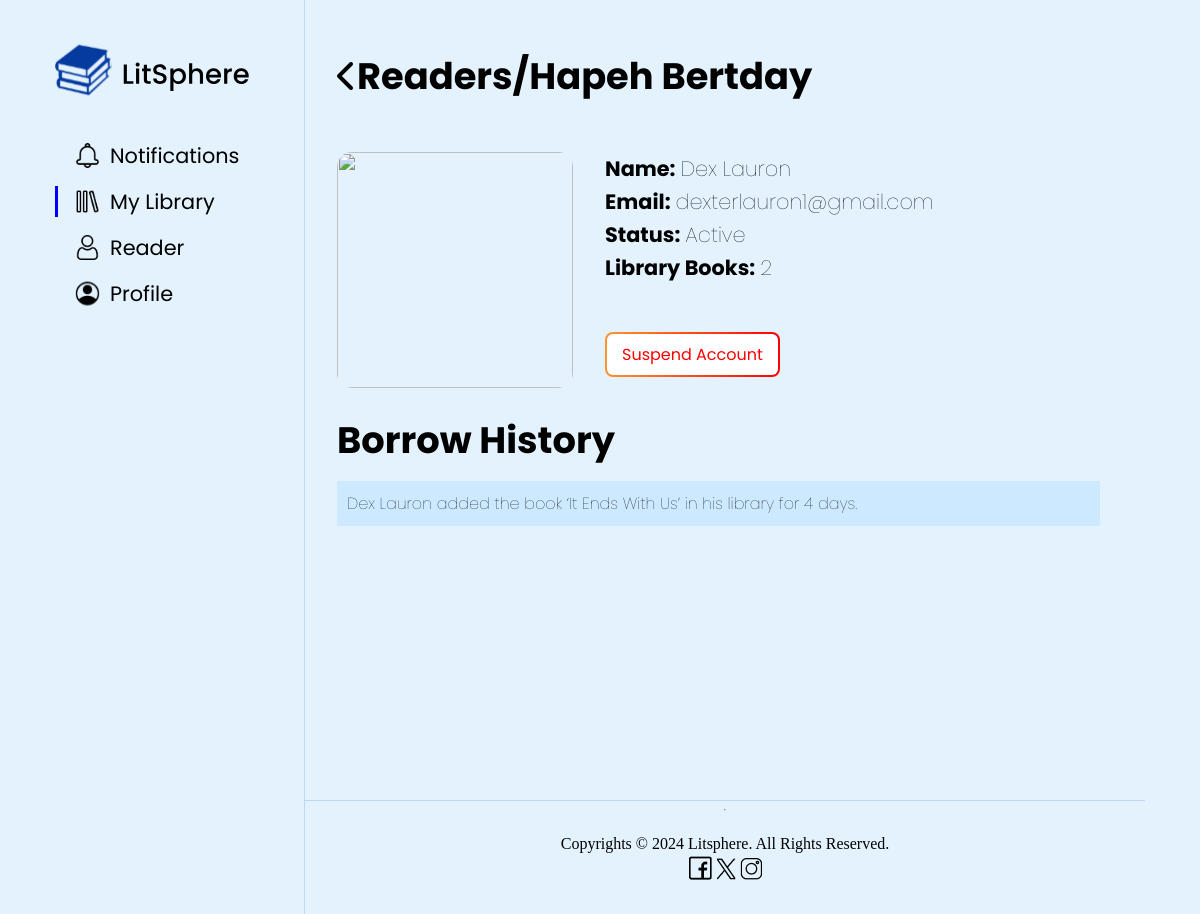
/dashboard/managereaderacc.php?userid=2 (signed in), run on an earlier commit of the app's database.
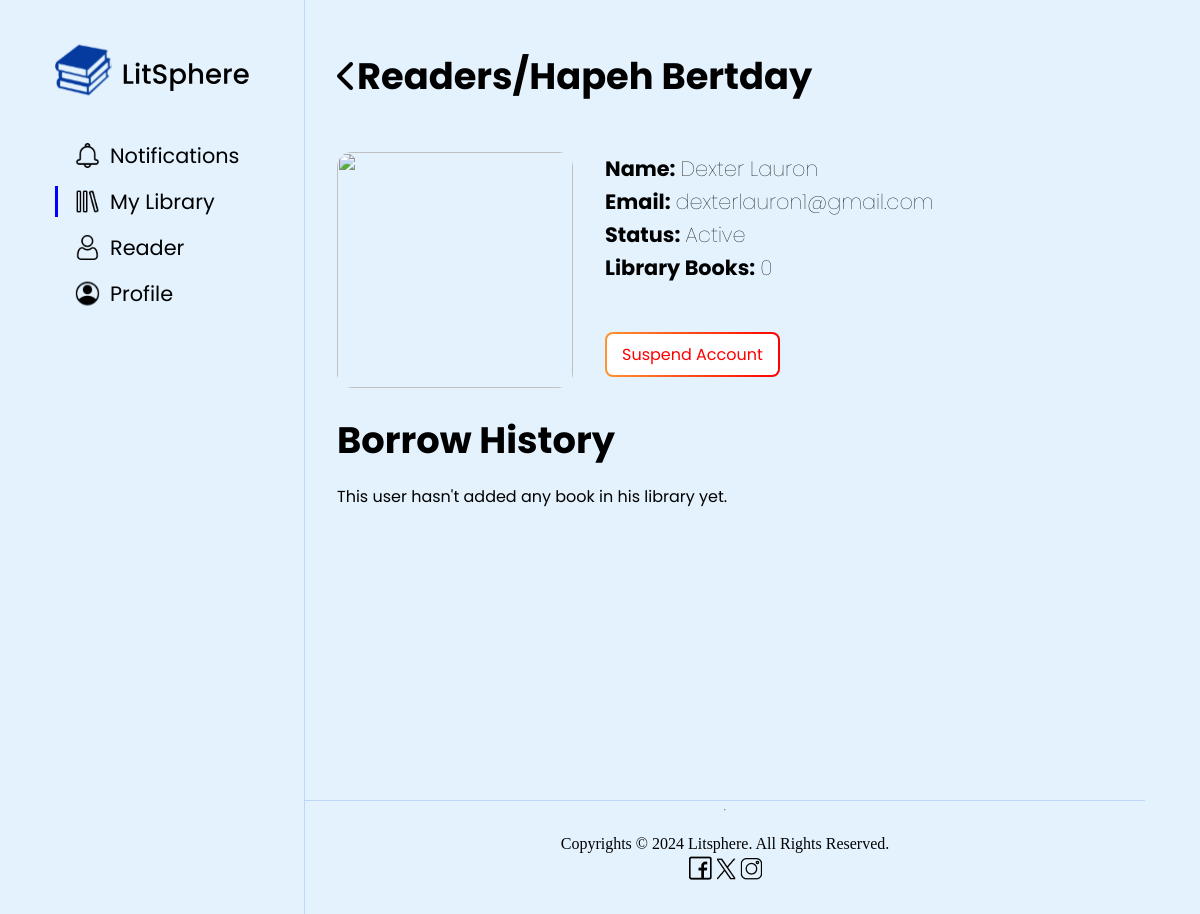
And on a later commit of the database.
### tables this page shows
CREATE TABLE `users` (
  `UserID` int(11) NOT NULL,
  `FirstName` varchar(100) NOT NULL,
  `LastName` varchar(100) NOT NULL,
  `Email` varchar(255) NOT NULL,
  `PasswordHash` varchar(255) NOT NULL,
  `IsSuspended` tinyint(1) DEFAULT 0,
  `SuspensionDate` timestamp NOT NULL DEFAULT current_timestamp() ON UPDATE current_timestamp(),
  `SuspensionDuration` int(11) DEFAULT NULL,
  `SuspensionReason` varchar(1000) DEFAULT NULL
);

### dashboard/managereaderacc.php (the view, shortened to what the changed rows need)
<?php
    include('../connection.php');
    if (isset($_GET['userid'])) {
        $userID = $_GET['userid'];
        $sql = "SELECT * FROM Users WHERE UserID = ?";
        $stmt = $conn->prepare($sql);
        $stmt->bind_param("i", $userID);
        $stmt->execute();
        $result = $stmt->get_result();
        if ($result->num_rows > 0) {
            $user = $result->fetch_assoc();
        } else {
            echo "User not found.";
            exit();
        }
        $borrowHistorySQL = "
            SELECT bh.BookID, bo.Title, bh.BorrowDate, bh.ReturnDate, DATEDIFF(COALESCE(bh.ReturnDate, CURDATE()), bh.BorrowDate) AS BorrowDuration
            FROM BorrowingHistory bh
            LEFT JOIN Books bo ON bh.BookID = bo.BookID
            WHERE bh.UserID = ?
            UNION
            SELECT br.BookID, bo.Title, br.BorrowDate AS BorrowDate, br.ReturnDate, DATEDIFF(COALESCE(br.ReturnDate, br.DueDate), br.BorrowDate) AS BorrowDuration
            FROM Borrow br
            LEFT JOIN Books bo ON br.BookID = bo.BookID
            WHERE br.UserID = ?
            AND br.Status != 'Returned'
        ";
        $stmt = $conn->prepare($borrowHistorySQL);
        $stmt->bind_param("ii", $userID, $userID);
        $stmt->execute();
        $borrowResult = $stmt->get_result();
        $borrowHistory = [];
        while ($row = $borrowResult->fetch_assoc()) {
            $borrowHistory[] = $row;
        }
    } else {
        echo "No user selected.";
        exit();
    }
    $countBooksSQL = "
        SELECT COUNT(*) AS bookCount
        FROM BorrowingHistory bh
        WHERE bh.UserID = ? AND bh.ReturnDate IS NULL
        UNION
        SELECT COUNT(*) AS bookCount
        FROM Borrow br
        WHERE br.UserID = ? AND br.Status != 'Returned'
    ";
    $stmt = $conn->prepare($countBooksSQL);
    $stmt->bind_param("ii", $userID, $userID);
    $stmt->execute();
    $countResult = $stmt->get_result();
    $bookCount = 0;
    if ($countResult->num_rows > 0) {
        $countRow = $countResult->fetch_assoc();
        $bookCount = $countRow['bookCount'];
    }
?>
<!doctype HTML>
<html>
    <head>
        <link rel="stylesheet" href="reader.css">
        <link rel="stylesheet" href="https://cdnjs.cloudflare.com/ajax/libs/font-awesome/6.6.0/css/all.min.css" />
    </head>
    <body>
        <div class="parent">
            <div class="content_wrapper">
                <div class="content_container">
                    <div class="account_page">
                        <div class="account_deets">
                            <div class="accdeets">
                                <div class="account_row">
                                    <h6 class="dbold">Name:</h6><h6 class="dlight"><?php echo $user['FirstName'] . ' ' . $user['LastName']; ?></h6>
                                </div>
                                <div class="account_row">
                                    <h6 class="dbold">Email:</h6><h6 class="dlight"><?php echo $user['Email']; ?></h6>
                                </div>
                                <div class="account_row">
                                    <h6 class="dbold">Library Books:</h6><h6 class="dlight"><?php echo $bookCount; ?></h6>
                                </div>
                            </div>
                        </div>
                    </div>
                    <div class="hist">
                        <?php if (empty($borrowHistory)): ?>
                            <p>This user hasn't added any book in his library yet.</p>
                        <?php else: ?>
                            <?php foreach ($borrowHistory as $history): ?>
                                <h6><?php echo $user['FirstName'] . ' ' . $user['LastName']; ?> added the book ‘<?php echo $history['Title']; ?>’ in his library for <?php echo $history['BorrowDuration']; ?> days.</h6>
                            <?php endforeach; ?>
                        <?php endif; ?>
                    </div>
                </div>
            </div>
        </div>
    </body>
</html>

What changed in the data, as far as the page shows it:
changed users "Lauron": FirstName "Dex" → "Dexter"
Also different on the page:
$bookCount: "2" → "0"
text now shown: "This user hasn't added any book in his library yet."
list line gone: "Dex Lauron"
list line gone: "added the book ‘ It Ends With Us ’ in his library for 4 days."
